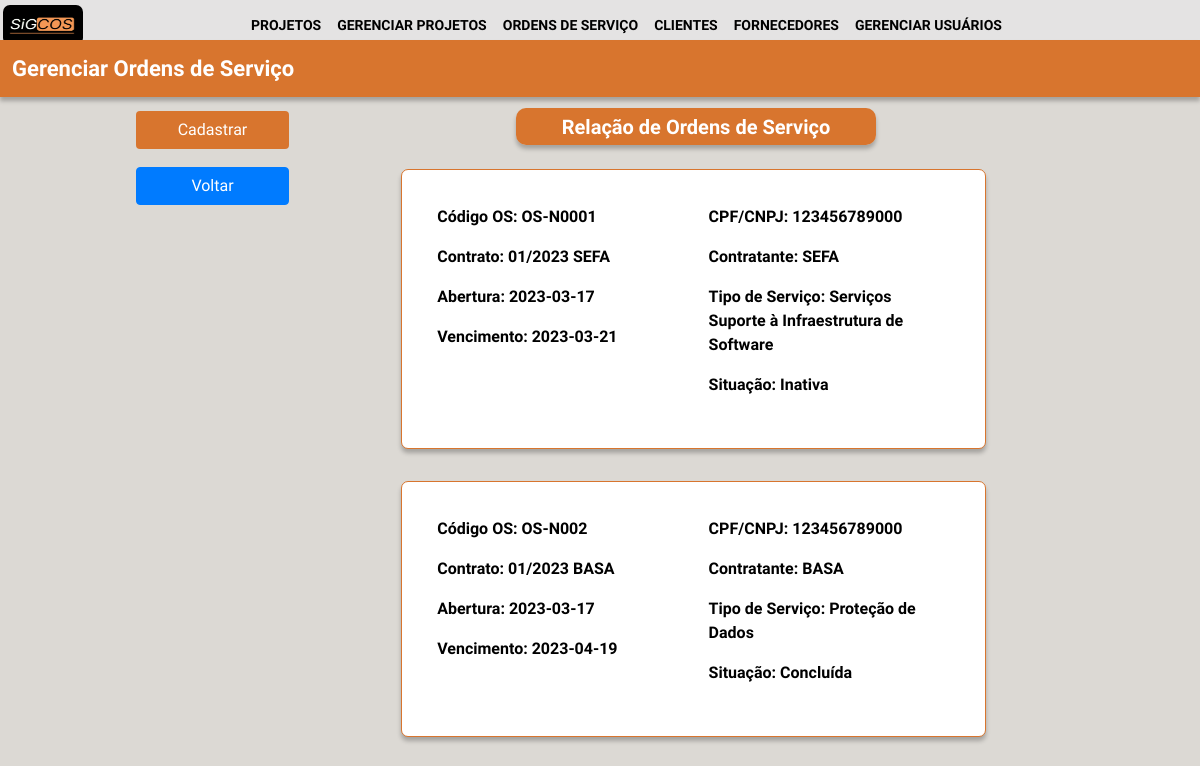
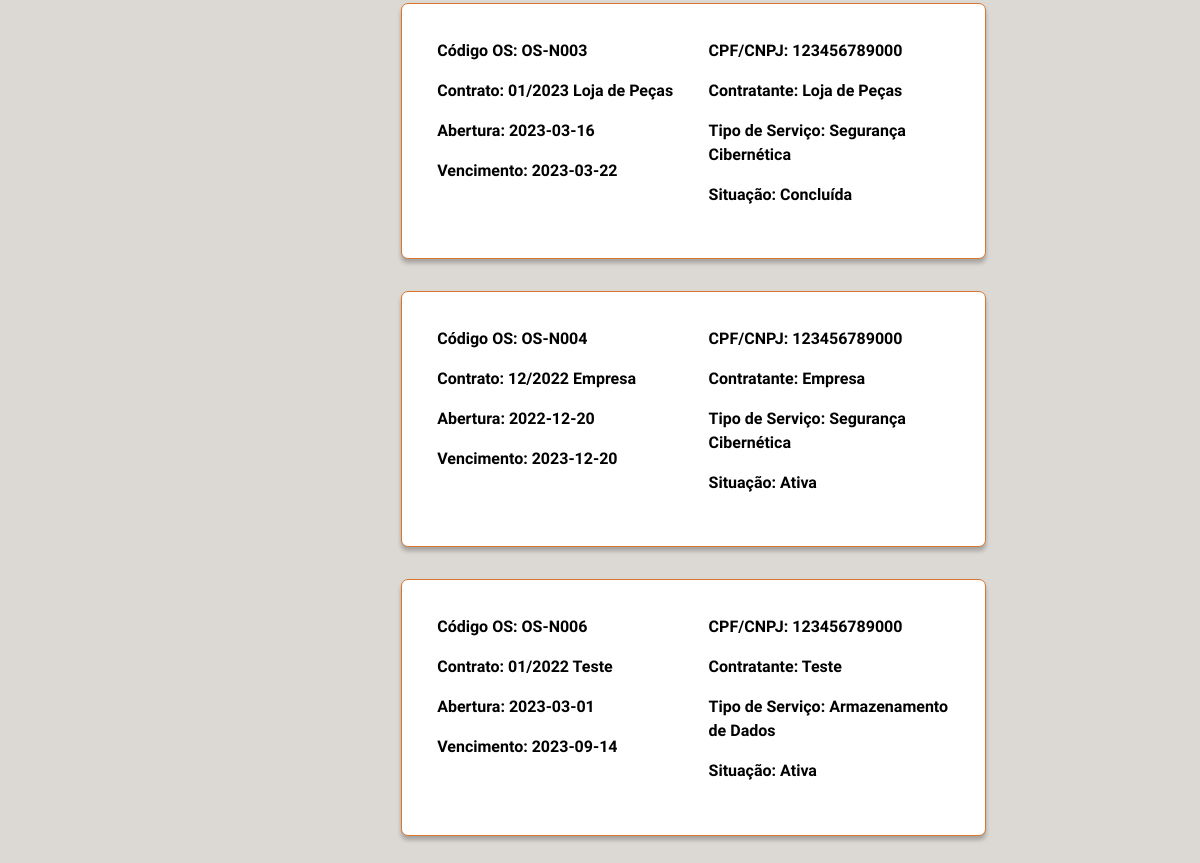
The page /lista_os/ (signed in) on the database as committed earlier (2 pictures, top to bottom).
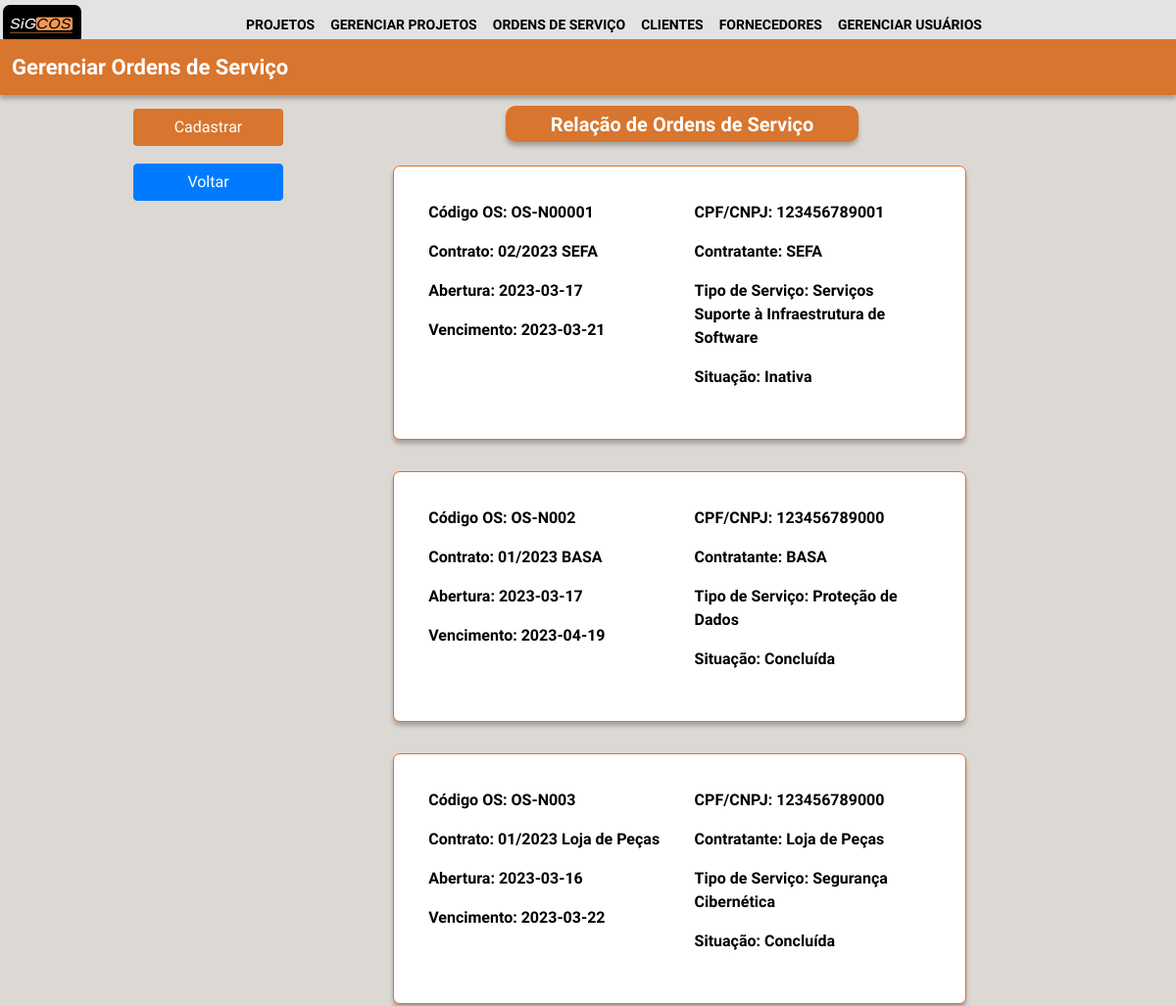
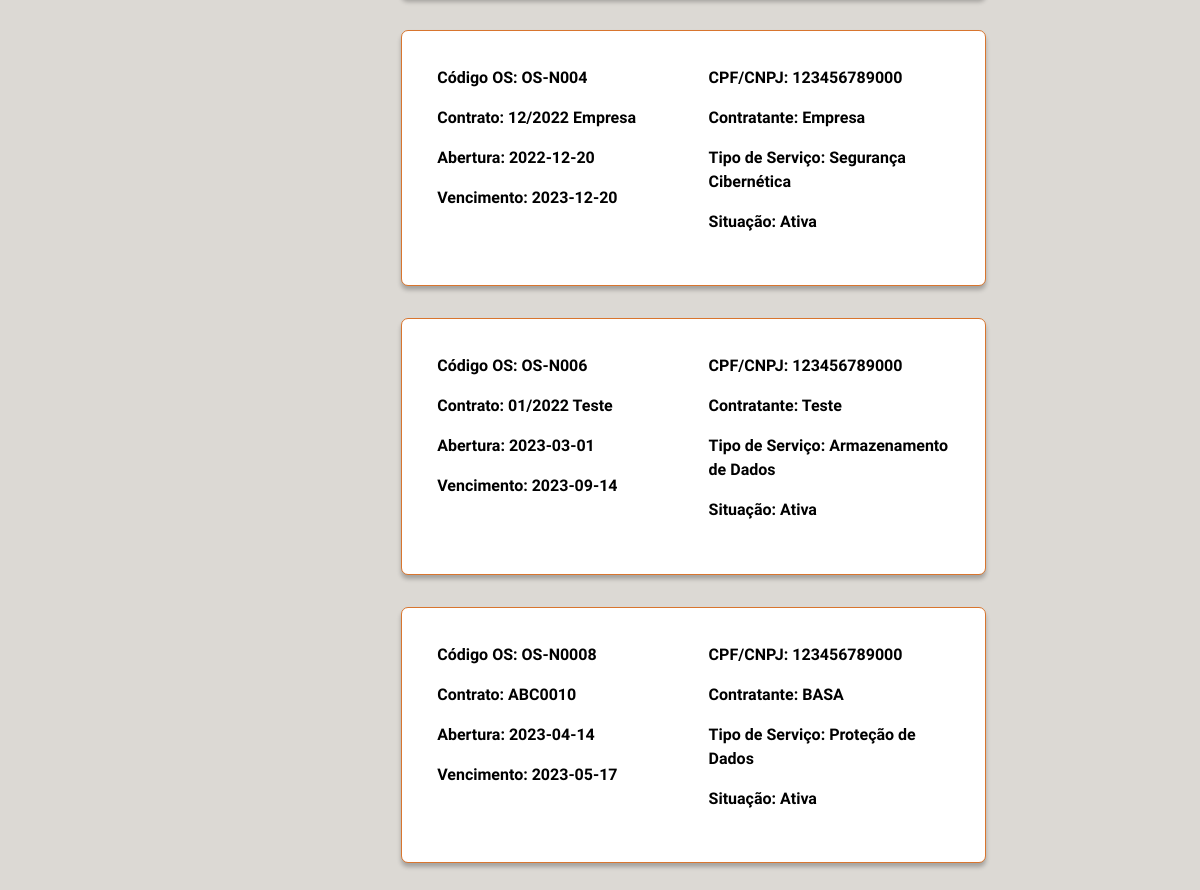
The same page on the database as committed later (2 pictures, top to bottom).
### login/models.py (models this page shows, shortened)
class ordem_serviço(models.Model):
    codigo_os = models.CharField(max_length=100)
    n_contrato = models.CharField(max_length=100)
    abertura = models.CharField(max_length=100)
    vencimento = models.CharField(max_length=100)
    cnpj_fk = models.CharField(max_length=100)
    contratante = models.CharField(max_length=100)
    pontos_função = models.CharField(max_length=100)
    qtd_horas = models.CharField(max_length=100)
    tipo_serviço = models.CharField(max_length=100)
    situação = models.CharField(max_length=20)
    descrição = models.CharField(max_length=500)
    criado_em = models.DateTimeField(auto_now_add=True)
    atualizado_em = models.DateTimeField(auto_now=True)

### login/views.py (the view)
# urls.py: path('lista_os/', lista_os, name = "lista_os"),
@group_required("gerente_projeto", "diretor")
def lista_os(request):
    lista_os = ordem_serviço.objects.all()
    filtro = request.GET.get('filtro')
    if filtro:
        lista_os = ordem_serviço.objects.filter(Ativa = filtro)
    else:
        return render(request, 'gerente_projetos/lista_os.html', {'lista_os': lista_os})

### login/autentic.py (called while the page is built)
def group_required(*group_names):
    def in_groups(u):
        if u.is_authenticated:
            if bool(u.groups.filter(name__in=group_names)) | u.is_superuser:
                return True
        return False
    return user_passes_test(in_groups, login_url='autentic_necessaria')

### login/templates/gerente_projetos/lista_os.html (shortened to what this page needs)
{% extends 'base.html' %}
{%load static%}
{% block content %}
<link rel="stylesheet" href="https://cdn.jsdelivr.net/npm/bootstrap@4.0.0/dist/css/bootstrap.min.css">
<link rel="stylesheet" href="{% static 'css/lista_os_ofc.css' %}">
<body style="background-color:  #dcd9d4;">
    <div class="retangulo fixed-top" style="margin-top: 3.3%;">
        <div id="ret1">Gerenciar Ordens de Serviço</div>
    </div>
    <div class="relacao" style="margin-top: 9%;">
        <div id="ret2">Relação de Ordens de Serviço</div>
    </div>
    <div class="buttonfixed">
        <nav class="navbar fixed-top" style="margin-top: 10%;">
            <div class="buttons">
                <a href="/cadastro_os/"> <button id="btnAdd" class="btn btn-laranja fixed-left">Cadastrar</button> </a>
                <a href="/inicio/"> <button id="btnEdit" class="btn btn-primary">Voltar</button> </a>
            </div>
        </nav>
    </div>
    <div class="container-fluid">
        {% for os in lista_os %}
        <div class="group-buttons" style="margin-top: 2%;">
            <a href="/os/{{os.id}}">
                <button class="button_acess" type="submit">
                    <div class="row">
                        <div class="col">
                            <p>Código OS: {{os.codigo_os}}</p>
                            <p>Contrato: {{os.n_contrato}}</p>
                            <p>Abertura: {{os.abertura}}</p>
                            <p">Vencimento: {{os.vencimento}}</p>
                        </div>
                        <div class="col">
                            <p>CPF/CNPJ: {{os.cnpj_fk}}</p>
                            <p>Contratante: {{os.contratante}}</p>
                            <p>Tipo de Serviço: {{os.tipo_serviço}}</p>
                            <p>Situação: {{os.situação}}</p>
                        </div>
                    </div>
                </button>
            </a>
        </div>
    {% endfor %}
</body>
{% endblock%}

Rows that differ between the two databases and show on the page:
changed ordem_serviço "SEFA": codigo_os "OS-N0001" → "OS-N00001"; n_contrato "01/2023 SEFA" → "02/2023 SEFA"; cnpj_fk "123456789000" → "123456789001"
added ordem_serviço: codigo_os "OS-N0008", n_contrato "ABC0010", abertura "2023-04-14", vencimento "2023-05-17", cnpj_fk "123456789000", contratante "BASA", tipo_serviço "Proteção de Dados", situação "Ativa"
